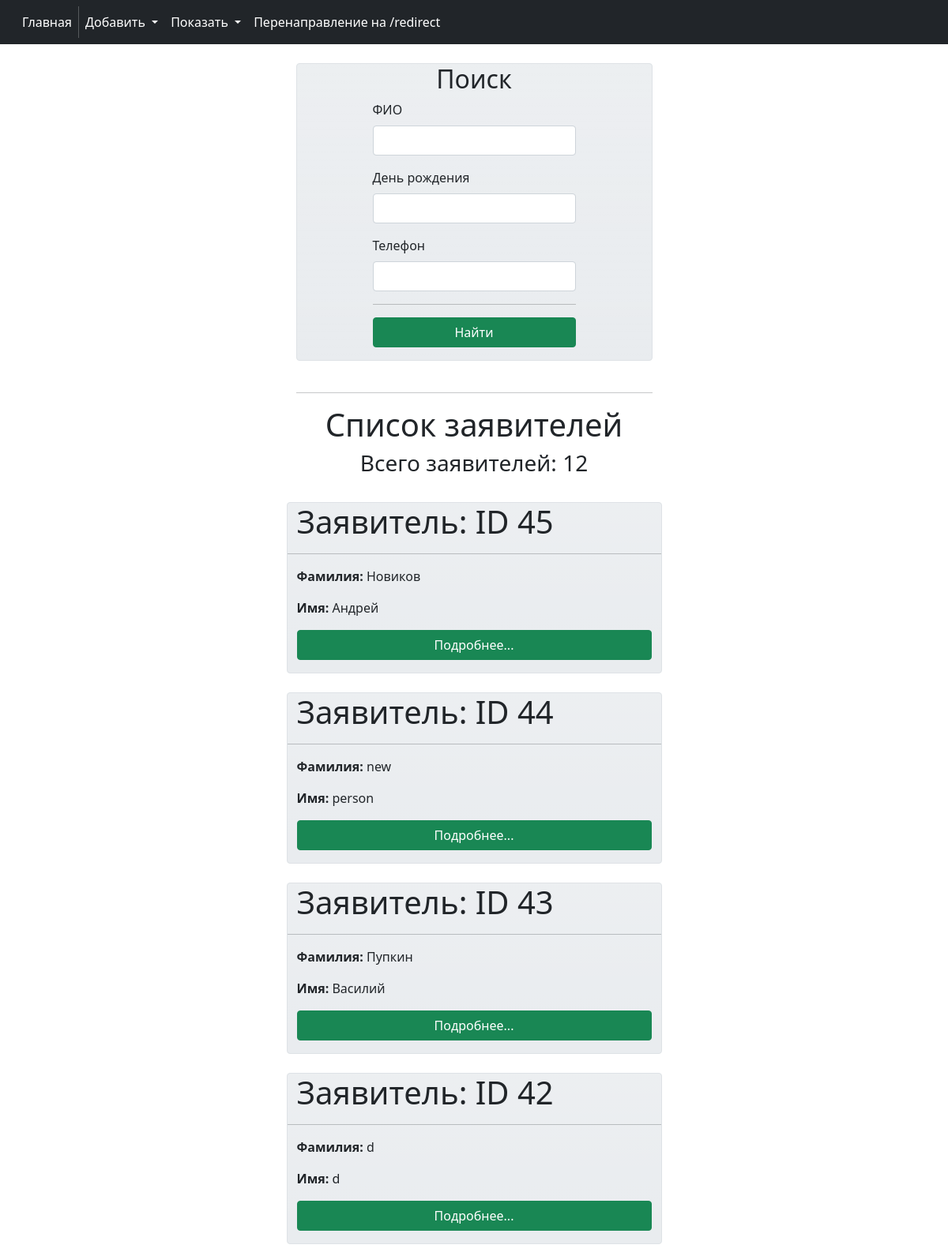
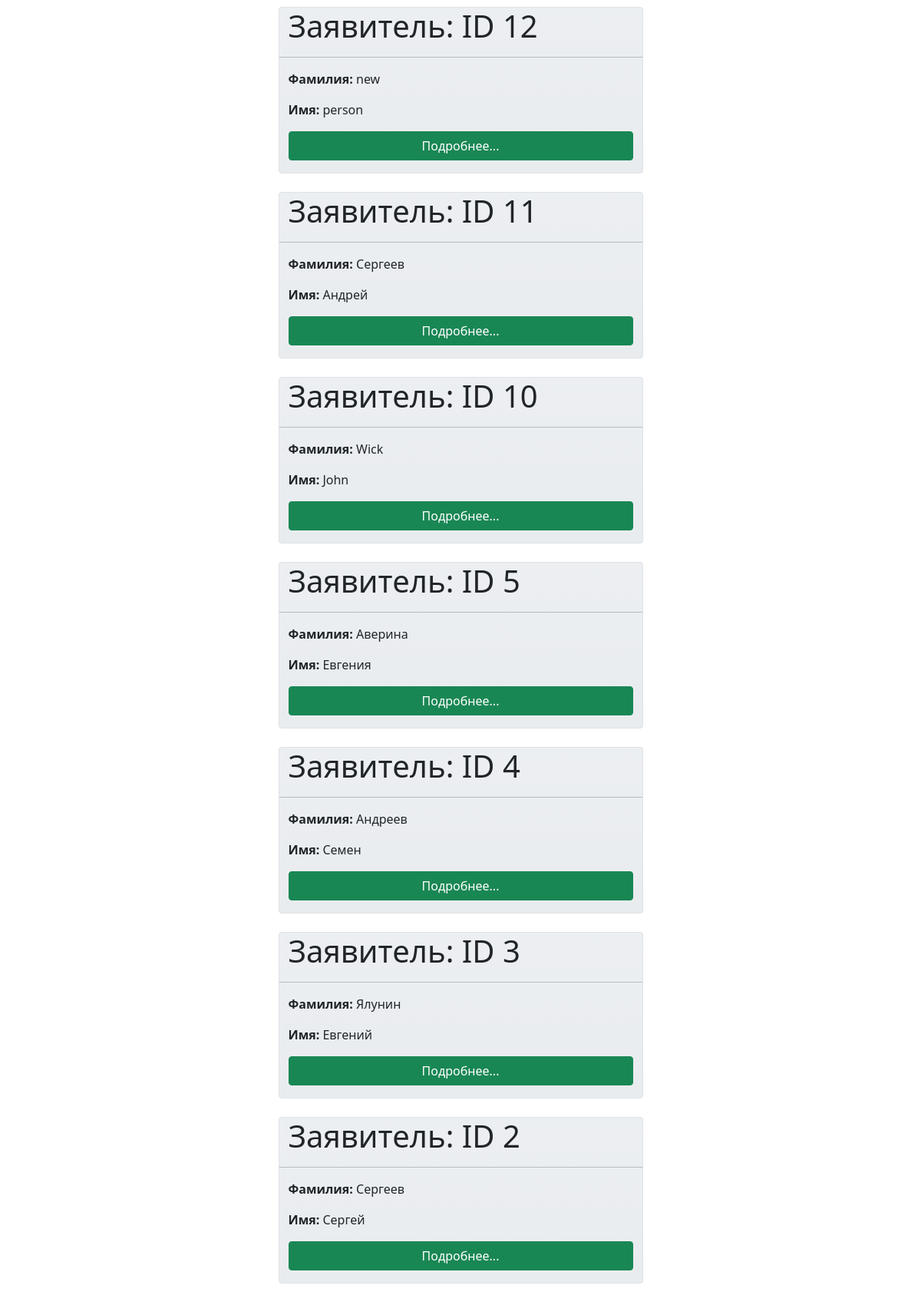
The page /applicants/ (upper part) on the database its author committed (2 pictures, top to bottom).
### app112/models.py (models this page shows, shortened)
class Applicant(models.Model):
    surname = models.CharField('Фамилия', max_length=255)
    name = models.CharField('Имя', max_length=255)
    patronymic = models.CharField('Отчество', max_length=255, blank=True)
    birthday = models.DateTimeField('День рождения', blank=True)
    gender = models.CharField('Пол', max_length=255, choices=consts.GENDER_CHOICE, default=consts.GENDER_CHOICE[0])
    photo = models.ImageField('Фотография', upload_to='photo/', default='/', blank=True)
    phone = models.PositiveBigIntegerField('Телефон', blank=True, null=True)
    descr_state_health = models.TextField('Описание состояния здоровья', blank=True, default='Практически здоров',
                                          help_text='Аллергоанамнез, хранические заболевания и т.д.')
    class Meta:
        verbose_name = 'Заявитель'
        verbose_name_plural = 'Заявители'
        ordering = ('surname', 'name', 'patronymic')

### app112/views.py (the view)
# urls.py: path('applicants/', get_applicants, name='applicants'),
def get_applicants(request):
    applicants = models.Applicant.objects.order_by('-id').all()
    filter = filters.ApplicantFilter(request.GET, queryset=applicants)
    context = {
        'title': 'Все заявители',
        'filter': filter,
        'applicant_count': len(applicants)
    }
    return render(request, 'app112/applicants.html', context=context)

### app112/templates/app112/applicants.html (shortened to what this page needs)
{% extends 'app112/base.html' %}
{% load crispy_forms_filters %}
{% load crispy_forms_tags %}
{% block content %}
<div class="d-flex justify-content-center border rounded bg-gradient" style="background-color: #e9ecef">
        <form method="GET">
            <h2 class="text-center">Поиск</h2>
            <div>{{ filter.form.fullname|as_crispy_field }}</div>
            <div>{{ filter.form.birthday|as_crispy_field }}</div>
            <div>{{ filter.form.phone|as_crispy_field }}</div>
            <hr>
            <div class="d-grid mb-3"><button class="btn btn-success" type="submit">Найти</button></div>
        </form>
</div>
<br><hr>
<div class="text-center">
    {% if filter.qs.count == applicant_count %}
        <p class="h1">Список заявителей</p>
        <h3>Всего заявителей: {{filter.qs|length}}</h3>
    {% else %}
        <p class="h1">Результат поиска</p>
        <h3>Найдено: {{filter.qs|length}}</h3>
    {% endif %}
</div>
<br>
{% for applicant in filter.qs %}
    <div class="row mb-4 border rounded bg-gradient" style="background-color: #e9ecef">
        <p class="display-6"> Заявитель: ID {{applicant.id}}</p>
        <hr>
        <p><b>Фамилия:</b> {{applicant.surname}}</p>
        <p><b>Имя:</b> {{applicant.name}}</p>
            <p class="d-grid">
                <a class="btn btn-success" href="{% url 'app112:get_applicant' applicant.pk %}">
                    Подробнее...
                </a>
            </p>
    </div>
{% endfor %}
{% endblock %}

### rows shown on the page
Applicant: id "45", surname "Новиков", name "Андрей"
Applicant: id "44", surname "new", name "person"
Applicant: id "43", surname "Пупкин", name "Василий"
Applicant: id "42", surname "d", name "d"
Applicant: id "12", surname "new", name "person"
Applicant: id "11", surname "Сергеев", name "Андрей"
Applicant: id "10", surname "Wick", name "John"
Applicant: id "5", surname "Аверина", name "Евгения"
Applicant: id "4", surname "Андреев", name "Семен"
Applicant: id "3", surname "Ялунин", name "Евгений"
Applicant: id "2", surname "Сергеев", name "Сергей"

### other values the page prints
{{ filter.qs|length }} "12"
